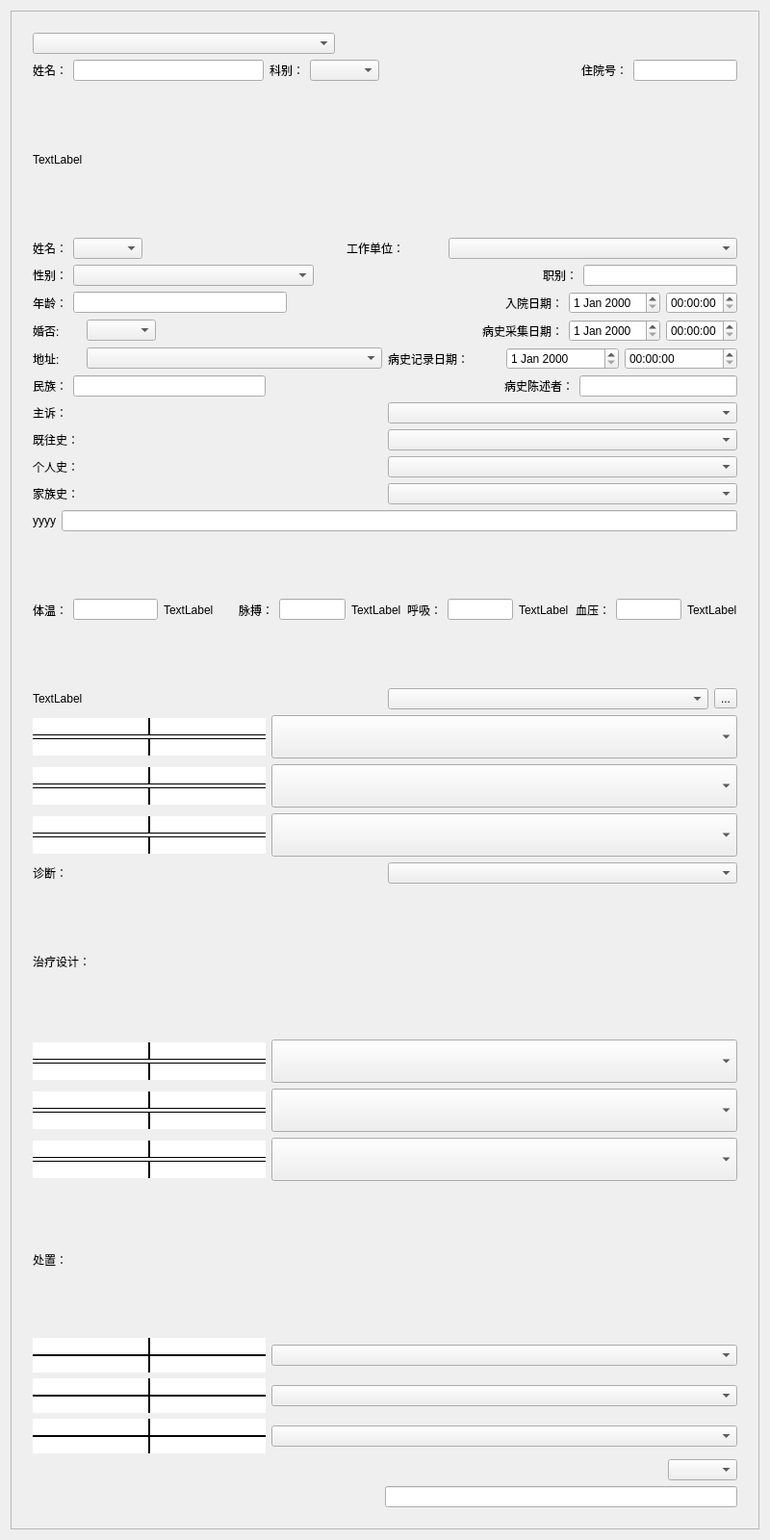
<?xml version="1.0" encoding="UTF-8"?>
<ui version="4.0">
 <class>MainWindow</class>
 <widget class="QMainWindow" name="MainWindow">
  <property name="geometry">
   <rect>
    <x>0</x>
    <y>0</y>
    <width>800</width>
    <height>1600</height>
   </rect>
  </property>
  <property name="windowTitle">
   <string>MainWindow</string>
  </property>
  <widget class="QWidget" name="centralWidget">
   <layout class="QVBoxLayout" name="verticalLayout">
    <item>
     <widget class="QScrollArea" name="scrollArea">
      <property name="widgetResizable">
       <bool>true</bool>
      </property>
      <widget class="QWidget" name="scrollAreaWidgetContents">
       <property name="geometry">
        <rect>
         <x>0</x>
         <y>0</y>
         <width>786</width>
         <height>1586</height>
        </rect>
       </property>
       <layout class="QVBoxLayout" name="verticalLayout_2">
        <item>
         <widget class="QWidget" name="widget" native="true">
          <layout class="QVBoxLayout" name="verticalLayout_3">
           <item>
            <layout class="QHBoxLayout" name="horizontalLayout_27" stretch="3,4">
             <item>
              <widget class="QComboBox" name="hos_na_cbox"/>
             </item>
             <item>
              <spacer name="horizontalSpacer_9">
               <property name="orientation">
                <enum>Qt::Horizontal</enum>
               </property>
               <property name="sizeHint" stdset="0">
                <size>
                 <width>40</width>
                 <height>20</height>
                </size>
               </property>
              </spacer>
             </item>
            </layout>
           </item>
           <item>
            <layout class="QHBoxLayout" name="horizontalLayout_20">
             <item>
              <layout class="QHBoxLayout" name="horizontalLayout_2">
               <item>
                <widget class="QLabel" name="name_lab">
                 <property name="text">
                  <string>姓名：</string>
                 </property>
                </widget>
               </item>
               <item>
                <widget class="QLineEdit" name="name_edit"/>
               </item>
              </layout>
             </item>
             <item>
              <layout class="QHBoxLayout" name="horizontalLayout">
               <item>
                <widget class="QLabel" name="division_lab">
                 <property name="maximumSize">
                  <size>
                   <width>50</width>
                   <height>16777215</height>
                  </size>
                 </property>
                 <property name="text">
                  <string>科别：</string>
                 </property>
                </widget>
               </item>
               <item>
                <widget class="QComboBox" name="division_cbox"/>
               </item>
               <item>
                <spacer name="horizontalSpacer_2">
                 <property name="orientation">
                  <enum>Qt::Horizontal</enum>
                 </property>
                 <property name="sizeHint" stdset="0">
                  <size>
                   <width>40</width>
                   <height>20</height>
                  </size>
                 </property>
                </spacer>
               </item>
              </layout>
             </item>
             <item>
              <layout class="QHBoxLayout" name="horizontalLayout_3">
               <item>
                <spacer name="horizontalSpacer">
                 <property name="orientation">
                  <enum>Qt::Horizontal</enum>
                 </property>
                 <property name="sizeHint" stdset="0">
                  <size>
                   <width>40</width>
                   <height>20</height>
                  </size>
                 </property>
                </spacer>
               </item>
               <item>
                <widget class="QLabel" name="num_lab">
                 <property name="text">
                  <string>住院号：</string>
                 </property>
                </widget>
               </item>
               <item>
                <widget class="QLineEdit" name="num_edit"/>
               </item>
              </layout>
             </item>
            </layout>
           </item>
           <item>
            <layout class="QHBoxLayout" name="horizontalLayout_28">
             <item>
              <widget class="QLabel" name="title_lab">
               <property name="text">
                <string>TextLabel</string>
               </property>
              </widget>
             </item>
            </layout>
           </item>
           <item>
            <layout class="QHBoxLayout" name="horizontalLayout_21">
             <item>
              <layout class="QHBoxLayout" name="horizontalLayout_4">
               <item>
                <widget class="QLabel" name="name2_lab">
                 <property name="maximumSize">
                  <size>
                   <width>50</width>
                   <height>16777215</height>
                  </size>
                 </property>
                 <property name="text">
                  <string>姓名：</string>
                 </property>
                </widget>
               </item>
               <item>
                <widget class="QComboBox" name="name_cbox"/>
               </item>
              </layout>
             </item>
             <item>
              <spacer name="horizontalSpacer_3">
               <property name="orientation">
                <enum>Qt::Horizontal</enum>
               </property>
               <property name="sizeHint" stdset="0">
                <size>
                 <width>40</width>
                 <height>20</height>
                </size>
               </property>
              </spacer>
             </item>
             <item>
              <layout class="QHBoxLayout" name="horizontalLayout_10">
               <item>
                <widget class="QLabel" name="job_lab">
                 <property name="minimumSize">
                  <size>
                   <width>100</width>
                   <height>0</height>
                  </size>
                 </property>
                 <property name="text">
                  <string>工作单位：</string>
                 </property>
                </widget>
               </item>
               <item>
                <widget class="QComboBox" name="job_cbox">
                 <property name="minimumSize">
                  <size>
                   <width>300</width>
                   <height>0</height>
                  </size>
                 </property>
                </widget>
               </item>
              </layout>
             </item>
            </layout>
           </item>
           <item>
            <layout class="QHBoxLayout" name="horizontalLayout_22">
             <item>
              <layout class="QHBoxLayout" name="horizontalLayout_5" stretch="1,7,2">
               <item>
                <widget class="QLabel" name="gender_lab">
                 <property name="maximumSize">
                  <size>
                   <width>50</width>
                   <height>16777215</height>
                  </size>
                 </property>
                 <property name="text">
                  <string>性别：</string>
                 </property>
                </widget>
               </item>
               <item>
                <widget class="QComboBox" name="gender_cbox"/>
               </item>
               <item>
                <spacer name="horizontalSpacer_4">
                 <property name="orientation">
                  <enum>Qt::Horizontal</enum>
                 </property>
                 <property name="sizeHint" stdset="0">
                  <size>
                   <width>40</width>
                   <height>20</height>
                  </size>
                 </property>
                </spacer>
               </item>
              </layout>
             </item>
             <item>
              <layout class="QHBoxLayout" name="horizontalLayout_11">
               <item>
                <spacer name="horizontalSpacer_5">
                 <property name="orientation">
                  <enum>Qt::Horizontal</enum>
                 </property>
                 <property name="sizeHint" stdset="0">
                  <size>
                   <width>40</width>
                   <height>20</height>
                  </size>
                 </property>
                </spacer>
               </item>
               <item>
                <widget class="QLabel" name="job_position_lab">
                 <property name="text">
                  <string>职别：</string>
                 </property>
                </widget>
               </item>
               <item>
                <widget class="QLineEdit" name="job_position_edit"/>
               </item>
              </layout>
             </item>
            </layout>
           </item>
           <item>
            <layout class="QHBoxLayout" name="horizontalLayout_23">
             <item>
              <layout class="QHBoxLayout" name="horizontalLayout_6">
               <item>
                <widget class="QLabel" name="age_lab">
                 <property name="maximumSize">
                  <size>
                   <width>50</width>
                   <height>16777215</height>
                  </size>
                 </property>
                 <property name="text">
                  <string>年龄：</string>
                 </property>
                </widget>
               </item>
               <item>
                <widget class="QLineEdit" name="age_edit"/>
               </item>
               <item>
                <spacer name="horizontalSpacer_6">
                 <property name="orientation">
                  <enum>Qt::Horizontal</enum>
                 </property>
                 <property name="sizeHint" stdset="0">
                  <size>
                   <width>40</width>
                   <height>20</height>
                  </size>
                 </property>
                </spacer>
               </item>
              </layout>
             </item>
             <item>
              <layout class="QHBoxLayout" name="horizontalLayout_12">
               <item>
                <widget class="QLabel" name="admission_lab">
                 <property name="text">
                  <string>入院日期：</string>
                 </property>
                </widget>
               </item>
               <item>
                <widget class="QDateEdit" name="admission_date"/>
               </item>
               <item>
                <widget class="QTimeEdit" name="admission_time"/>
               </item>
              </layout>
             </item>
            </layout>
           </item>
           <item>
            <layout class="QHBoxLayout" name="horizontalLayout_24">
             <item>
              <layout class="QHBoxLayout" name="horizontalLayout_7" stretch="0,0,0">
               <item>
                <widget class="QLabel" name="marry_lab">
                 <property name="minimumSize">
                  <size>
                   <width>50</width>
                   <height>0</height>
                  </size>
                 </property>
                 <property name="maximumSize">
                  <size>
                   <width>50</width>
                   <height>16777215</height>
                  </size>
                 </property>
                 <property name="text">
                  <string>婚否:</string>
                 </property>
                </widget>
               </item>
               <item>
                <widget class="QComboBox" name="marry_cbox"/>
               </item>
               <item>
                <spacer name="horizontalSpacer_7">
                 <property name="orientation">
                  <enum>Qt::Horizontal</enum>
                 </property>
                 <property name="sizeHint" stdset="0">
                  <size>
                   <width>40</width>
                   <height>20</height>
                  </size>
                 </property>
                </spacer>
               </item>
              </layout>
             </item>
             <item>
              <layout class="QHBoxLayout" name="horizontalLayout_13">
               <item>
                <widget class="QLabel" name="collection_lab">
                 <property name="text">
                  <string>病史采集日期：</string>
                 </property>
                </widget>
               </item>
               <item>
                <widget class="QDateEdit" name="collection_date"/>
               </item>
               <item>
                <widget class="QTimeEdit" name="collection_time"/>
               </item>
              </layout>
             </item>
            </layout>
           </item>
           <item>
            <layout class="QHBoxLayout" name="horizontalLayout_25">
             <item>
              <layout class="QHBoxLayout" name="horizontalLayout_8" stretch="0,0">
               <item>
                <widget class="QLabel" name="native_lab">
                 <property name="maximumSize">
                  <size>
                   <width>50</width>
                   <height>16777215</height>
                  </size>
                 </property>
                 <property name="text">
                  <string>地址:</string>
                 </property>
                </widget>
               </item>
               <item>
                <widget class="QComboBox" name="native_cbox"/>
               </item>
              </layout>
             </item>
             <item>
              <layout class="QHBoxLayout" name="horizontalLayout_14">
               <item>
                <widget class="QLabel" name="record_lab">
                 <property name="text">
                  <string>病史记录日期：</string>
                 </property>
                </widget>
               </item>
               <item>
                <widget class="QDateEdit" name="record_date"/>
               </item>
               <item>
                <widget class="QTimeEdit" name="record_time"/>
               </item>
              </layout>
             </item>
            </layout>
           </item>
           <item>
            <layout class="QHBoxLayout" name="horizontalLayout_26">
             <item>
              <layout class="QHBoxLayout" name="horizontalLayout_9">
               <item>
                <widget class="QLabel" name="nation_lab">
                 <property name="maximumSize">
                  <size>
                   <width>50</width>
                   <height>16777215</height>
                  </size>
                 </property>
                 <property name="text">
                  <string>民族：</string>
                 </property>
                </widget>
               </item>
               <item>
                <widget class="QLineEdit" name="nation_edit"/>
               </item>
              </layout>
             </item>
             <item>
              <spacer name="horizontalSpacer_8">
               <property name="orientation">
                <enum>Qt::Horizontal</enum>
               </property>
               <property name="sizeHint" stdset="0">
                <size>
                 <width>40</width>
                 <height>20</height>
                </size>
               </property>
              </spacer>
             </item>
             <item>
              <layout class="QHBoxLayout" name="horizontalLayout_15">
               <item>
                <widget class="QLabel" name="state_lab">
                 <property name="text">
                  <string>病史陈述者：</string>
                 </property>
                </widget>
               </item>
               <item>
                <widget class="QLineEdit" name="state_edit"/>
               </item>
              </layout>
             </item>
            </layout>
           </item>
           <item>
            <layout class="QHBoxLayout" name="horizontalLayout_16">
             <item>
              <widget class="QLabel" name="disease_lab">
               <property name="text">
                <string>主诉：</string>
               </property>
              </widget>
             </item>
             <item>
              <widget class="QComboBox" name="disease_cbox"/>
             </item>
            </layout>
           </item>
           <item>
            <layout class="QHBoxLayout" name="horizontalLayout_17">
             <item>
              <widget class="QLabel" name="history_lab">
               <property name="text">
                <string>既往史：</string>
               </property>
              </widget>
             </item>
             <item>
              <widget class="QComboBox" name="history_cbox"/>
             </item>
            </layout>
           </item>
           <item>
            <layout class="QHBoxLayout" name="horizontalLayout_18">
             <item>
              <widget class="QLabel" name="personal_lab">
               <property name="text">
                <string>个人史：</string>
               </property>
              </widget>
             </item>
             <item>
              <widget class="QComboBox" name="comboBox"/>
             </item>
            </layout>
           </item>
           <item>
            <layout class="QHBoxLayout" name="horizontalLayout_19">
             <item>
              <widget class="QLabel" name="family_lab">
               <property name="text">
                <string>家族史：</string>
               </property>
              </widget>
             </item>
             <item>
              <widget class="QComboBox" name="comboBox_2"/>
             </item>
            </layout>
           </item>
           <item>
            <layout class="QHBoxLayout" name="horizontalLayout_29">
             <item>
              <widget class="QLabel" name="title2_lab">
               <property name="text">
                <string>yyyy</string>
               </property>
              </widget>
             </item>
             <item>
              <widget class="QLineEdit" name="lineEdit_2"/>
             </item>
            </layout>
           </item>
           <item>
            <layout class="QHBoxLayout" name="horizontalLayout_34">
             <item>
              <layout class="QHBoxLayout" name="horizontalLayout_30">
               <item>
                <widget class="QLabel" name="tempra_lab">
                 <property name="text">
                  <string>体温：</string>
                 </property>
                </widget>
               </item>
               <item>
                <widget class="QLineEdit" name="tempra_edit"/>
               </item>
               <item>
                <widget class="QLabel" name="tempra_symbol_lab">
                 <property name="text">
                  <string>TextLabel</string>
                 </property>
                </widget>
               </item>
               <item>
                <spacer name="horizontalSpacer_10">
                 <property name="orientation">
                  <enum>Qt::Horizontal</enum>
                 </property>
                 <property name="sizeHint" stdset="0">
                  <size>
                   <width>40</width>
                   <height>20</height>
                  </size>
                 </property>
                </spacer>
               </item>
              </layout>
             </item>
             <item>
              <layout class="QHBoxLayout" name="horizontalLayout_31">
               <item>
                <widget class="QLabel" name="pulse_lab">
                 <property name="text">
                  <string>脉搏：</string>
                 </property>
                </widget>
               </item>
               <item>
                <widget class="QLineEdit" name="pulse_edit"/>
               </item>
               <item>
                <widget class="QLabel" name="pulse_symbol_lab">
                 <property name="text">
                  <string>TextLabel</string>
                 </property>
                </widget>
               </item>
              </layout>
             </item>
             <item>
              <spacer name="horizontalSpacer_11">
               <property name="orientation">
                <enum>Qt::Horizontal</enum>
               </property>
               <property name="sizeHint" stdset="0">
                <size>
                 <width>40</width>
                 <height>20</height>
                </size>
               </property>
              </spacer>
             </item>
             <item>
              <layout class="QHBoxLayout" name="horizontalLayout_32">
               <item>
                <widget class="QLabel" name="breath_lab">
                 <property name="text">
                  <string>呼吸：</string>
                 </property>
                </widget>
               </item>
               <item>
                <widget class="QLineEdit" name="breath_edit"/>
               </item>
               <item>
                <widget class="QLabel" name="breath_symbol">
                 <property name="text">
                  <string>TextLabel</string>
                 </property>
                </widget>
               </item>
              </layout>
             </item>
             <item>
              <spacer name="horizontalSpacer_12">
               <property name="orientation">
                <enum>Qt::Horizontal</enum>
               </property>
               <property name="sizeHint" stdset="0">
                <size>
                 <width>40</width>
                 <height>20</height>
                </size>
               </property>
              </spacer>
             </item>
             <item>
              <layout class="QHBoxLayout" name="horizontalLayout_33">
               <item>
                <widget class="QLabel" name="bpress_lab">
                 <property name="text">
                  <string>血压：</string>
                 </property>
                </widget>
               </item>
               <item>
                <widget class="QLineEdit" name="bpress_edit"/>
               </item>
               <item>
                <widget class="QLabel" name="bpress_symbol_lab">
                 <property name="text">
                  <string>TextLabel</string>
                 </property>
                </widget>
               </item>
              </layout>
             </item>
            </layout>
           </item>
           <item>
            <layout class="QHBoxLayout" name="horizontalLayout_37">
             <item>
              <widget class="QLabel" name="check_lab">
               <property name="text">
                <string>TextLabel</string>
               </property>
              </widget>
             </item>
             <item>
              <layout class="QHBoxLayout" name="horizontalLayout_36">
               <item>
                <widget class="QComboBox" name="chose_cbox"/>
               </item>
               <item>
                <widget class="QToolButton" name="chose_btn">
                 <property name="text">
                  <string>...</string>
                 </property>
                </widget>
               </item>
              </layout>
             </item>
            </layout>
           </item>
           <item>
            <layout class="QHBoxLayout" name="horizontalLayout_38" stretch="2,4">
             <item>
              <layout class="QGridLayout" name="gridLayout">
               <property name="spacing">
                <number>0</number>
               </property>
               <item row="0" column="0">
                <widget class="QLineEdit" name="part1_1_edit">
                 <property name="styleSheet">
                  <string notr="true">QLineEdit{border:1px solid transparent;border-right:1px solid black;
border-bottom:1px solid black;
}</string>
                 </property>
                </widget>
               </item>
               <item row="0" column="1">
                <widget class="QLineEdit" name="part1_2_edit">
                 <property name="styleSheet">
                  <string notr="true">QLineEdit{border:1px solid transparent;border-left:1px solid black;
border-bottom:1px solid black;
}</string>
                 </property>
                </widget>
               </item>
               <item row="1" column="0">
                <widget class="QLineEdit" name="part1_3_edit">
                 <property name="styleSheet">
                  <string notr="true">QLineEdit{border:1px solid transparent;border-right:1px solid black;
border-top:1px solid black;
}</string>
                 </property>
                </widget>
               </item>
               <item row="1" column="1">
                <widget class="QLineEdit" name="part1_4_edit">
                 <property name="styleSheet">
                  <string notr="true">QLineEdit{border:1px solid transparent;border-left:1px solid black;border-top:1px solid black;
}</string>
                 </property>
                </widget>
               </item>
              </layout>
             </item>
             <item>
              <widget class="QComboBox" name="check1_cbox">
               <property name="minimumSize">
                <size>
                 <width>0</width>
                 <height>45</height>
                </size>
               </property>
              </widget>
             </item>
            </layout>
           </item>
           <item>
            <layout class="QHBoxLayout" name="horizontalLayout_39" stretch="2,4">
             <item>
              <layout class="QGridLayout" name="gridLayout_2">
               <property name="spacing">
                <number>0</number>
               </property>
               <item row="0" column="0">
                <widget class="QLineEdit" name="part1_1_edit_2">
                 <property name="styleSheet">
                  <string notr="true">QLineEdit{border:1px solid transparent;border-right:1px solid black;
border-bottom:1px solid black;
}</string>
                 </property>
                </widget>
               </item>
               <item row="0" column="1">
                <widget class="QLineEdit" name="part1_2_edit_2">
                 <property name="styleSheet">
                  <string notr="true">QLineEdit{border:1px solid transparent;border-left:1px solid black;
border-bottom:1px solid black;
}</string>
                 </property>
                </widget>
               </item>
               <item row="1" column="0">
                <widget class="QLineEdit" name="part1_3_edit_2">
                 <property name="styleSheet">
                  <string notr="true">QLineEdit{border:1px solid transparent;border-right:1px solid black;
border-top:1px solid black;
}</string>
                 </property>
                </widget>
               </item>
               <item row="1" column="1">
                <widget class="QLineEdit" name="part1_4_edit_2">
                 <property name="styleSheet">
                  <string notr="true">QLineEdit{border:1px solid transparent;border-left:1px solid black;border-top:1px solid black;
}</string>
                 </property>
                </widget>
               </item>
              </layout>
             </item>
             <item>
              <widget class="QComboBox" name="check2_cbox">
               <property name="minimumSize">
                <size>
                 <width>0</width>
                 <height>45</height>
                </size>
               </property>
              </widget>
             </item>
            </layout>
           </item>
           <item>
            <layout class="QHBoxLayout" name="horizontalLayout_40" stretch="2,4">
             <item>
              <layout class="QGridLayout" name="gridLayout_3">
               <property name="spacing">
                <number>0</number>
               </property>
               <item row="0" column="0">
                <widget class="QLineEdit" name="part1_1_edit_3">
                 <property name="styleSheet">
                  <string notr="true">QLineEdit{border:1px solid transparent;border-right:1px solid black;
border-bottom:1px solid black;
}</string>
                 </property>
                </widget>
               </item>
               <item row="0" column="1">
                <widget class="QLineEdit" name="part1_2_edit_3">
                 <property name="styleSheet">
                  <string notr="true">QLineEdit{border:1px solid transparent;border-left:1px solid black;
border-bottom:1px solid black;
}</string>
                 </property>
                </widget>
               </item>
               <item row="1" column="0">
                <widget class="QLineEdit" name="part1_3_edit_3">
                 <property name="styleSheet">
                  <string notr="true">QLineEdit{border:1px solid transparent;border-right:1px solid black;
border-top:1px solid black;
}</string>
                 </property>
                </widget>
               </item>
               <item row="1" column="1">
                <widget class="QLineEdit" name="part1_4_edit_3">
                 <property name="styleSheet">
                  <string notr="true">QLineEdit{border:1px solid transparent;border-left:1px solid black;border-top:1px solid black;
}</string>
                 </property>
                </widget>
               </item>
              </layout>
             </item>
             <item>
              <widget class="QComboBox" name="check3_cbox">
               <property name="minimumSize">
                <size>
                 <width>0</width>
                 <height>45</height>
                </size>
               </property>
              </widget>
             </item>
            </layout>
           </item>
           <item>
            <layout class="QHBoxLayout" name="horizontalLayout_35">
             <item>
              <widget class="QLabel" name="diagnose_lab">
               <property name="text">
                <string>诊断：</string>
               </property>
              </widget>
             </item>
             <item>
              <widget class="QComboBox" name="diagnose_cbox"/>
             </item>
            </layout>
           </item>
           <item>
            <widget class="QLabel" name="cure_lab">
             <property name="text">
              <string>治疗设计：</string>
             </property>
            </widget>
           </item>
           <item>
            <layout class="QHBoxLayout" name="horizontalLayout_41" stretch="2,4">
             <item>
              <layout class="QGridLayout" name="gridLayout_4">
               <property name="spacing">
                <number>0</number>
               </property>
               <item row="0" column="0">
                <widget class="QLineEdit" name="part2_1_edit_1">
                 <property name="styleSheet">
                  <string notr="true">QLineEdit{border:1px solid transparent;border-right:1px solid black;
border-bottom:1px solid black;
}</string>
                 </property>
                </widget>
               </item>
               <item row="0" column="1">
                <widget class="QLineEdit" name="part2_2_edit_1">
                 <property name="styleSheet">
                  <string notr="true">QLineEdit{border:1px solid transparent;border-left:1px solid black;
border-bottom:1px solid black;
}</string>
                 </property>
                </widget>
               </item>
               <item row="1" column="0">
                <widget class="QLineEdit" name="part2_3_edit_1">
                 <property name="styleSheet">
                  <string notr="true">QLineEdit{border:1px solid transparent;border-right:1px solid black;
border-top:1px solid black;
}</string>
                 </property>
                </widget>
               </item>
               <item row="1" column="1">
                <widget class="QLineEdit" name="part2_4_edit_1">
                 <property name="styleSheet">
                  <string notr="true">QLineEdit{border:1px solid transparent;border-left:1px solid black;border-top:1px solid black;
}</string>
                 </property>
                </widget>
               </item>
              </layout>
             </item>
             <item>
              <widget class="QComboBox" name="cure1_cbox">
               <property name="minimumSize">
                <size>
                 <width>0</width>
                 <height>45</height>
                </size>
               </property>
              </widget>
             </item>
            </layout>
           </item>
           <item>
            <layout class="QHBoxLayout" name="horizontalLayout_42" stretch="2,4">
             <item>
              <layout class="QGridLayout" name="gridLayout_5">
               <property name="spacing">
                <number>0</number>
               </property>
               <item row="0" column="0">
                <widget class="QLineEdit" name="part2_1_edit_2">
                 <property name="styleSheet">
                  <string notr="true">QLineEdit{border:1px solid transparent;border-right:1px solid black;
border-bottom:1px solid black;
}</string>
                 </property>
                </widget>
               </item>
               <item row="0" column="1">
                <widget class="QLineEdit" name="part2_2_edit_2">
                 <property name="styleSheet">
                  <string notr="true">QLineEdit{border:1px solid transparent;border-left:1px solid black;
border-bottom:1px solid black;
}</string>
                 </property>
                </widget>
               </item>
               <item row="1" column="0">
                <widget class="QLineEdit" name="part2_3_edit_2">
                 <property name="styleSheet">
                  <string notr="true">QLineEdit{border:1px solid transparent;border-right:1px solid black;
border-top:1px solid black;
}</string>
                 </property>
                </widget>
               </item>
               <item row="1" column="1">
                <widget class="QLineEdit" name="part2_4_edit_2">
                 <property name="styleSheet">
                  <string notr="true">QLineEdit{border:1px solid transparent;border-left:1px solid black;border-top:1px solid black;
}</string>
                 </property>
                </widget>
               </item>
              </layout>
             </item>
             <item>
              <widget class="QComboBox" name="cure2_cbox">
               <property name="minimumSize">
                <size>
                 <width>0</width>
                 <height>45</height>
                </size>
               </property>
              </widget>
             </item>
            </layout>
           </item>
           <item>
            <layout class="QHBoxLayout" name="horizontalLayout_43" stretch="2,4">
             <item>
              <layout class="QGridLayout" name="gridLayout_6">
               <property name="spacing">
                <number>0</number>
               </property>
               <item row="0" column="0">
                <widget class="QLineEdit" name="part2_1_edit_3">
                 <property name="styleSheet">
                  <string notr="true">QLineEdit{border:1px solid transparent;border-right:1px solid black;
border-bottom:1px solid black;
}</string>
                 </property>
                </widget>
               </item>
               <item row="0" column="1">
                <widget class="QLineEdit" name="part2_2_edit_3">
                 <property name="styleSheet">
                  <string notr="true">QLineEdit{border:1px solid transparent;border-left:1px solid black;
border-bottom:1px solid black;
}</string>
                 </property>
                </widget>
               </item>
               <item row="1" column="0">
                <widget class="QLineEdit" name="part2_3_edit_3">
                 <property name="styleSheet">
                  <string notr="true">QLineEdit{border:1px solid transparent;border-right:1px solid black;
border-top:1px solid black;
}</string>
                 </property>
                </widget>
               </item>
               <item row="1" column="1">
                <widget class="QLineEdit" name="part2_4_edit_3">
                 <property name="styleSheet">
                  <string notr="true">QLineEdit{border:1px solid transparent;border-left:1px solid black;border-top:1px solid black;
}</string>
                 </property>
                </widget>
               </item>
              </layout>
             </item>
             <item>
              <widget class="QComboBox" name="cure3_cbox">
               <property name="minimumSize">
                <size>
                 <width>0</width>
                 <height>45</height>
                </size>
               </property>
              </widget>
             </item>
            </layout>
           </item>
           <item>
            <widget class="QLabel" name="method_lab">
             <property name="text">
              <string>处置：</string>
             </property>
            </widget>
           </item>
           <item>
            <layout class="QHBoxLayout" name="horizontalLayout_44" stretch="2,4">
             <item>
              <layout class="QGridLayout" name="gridLayout_7">
               <property name="spacing">
                <number>0</number>
               </property>
               <item row="0" column="0">
                <widget class="QLineEdit" name="part3_1_edit_1">
                 <property name="styleSheet">
                  <string notr="true">QLineEdit{border:1px solid transparent;border-right:1px solid black;
border-bottom:1px solid black;
}</string>
                 </property>
                </widget>
               </item>
               <item row="0" column="1">
                <widget class="QLineEdit" name="part3_2_edit_1">
                 <property name="styleSheet">
                  <string notr="true">QLineEdit{border:1px solid transparent;border-left:1px solid black;
border-bottom:1px solid black;
}</string>
                 </property>
                </widget>
               </item>
               <item row="1" column="0">
                <widget class="QLineEdit" name="part3_3_edit_1">
                 <property name="styleSheet">
                  <string notr="true">QLineEdit{border:1px solid transparent;border-right:1px solid black;
border-top:1px solid black;
}</string>
                 </property>
                </widget>
               </item>
               <item row="1" column="1">
                <widget class="QLineEdit" name="part3_4_edit_1">
                 <property name="styleSheet">
                  <string notr="true">QLineEdit{border:1px solid transparent;border-left:1px solid black;border-top:1px solid black;
}</string>
                 </property>
                </widget>
               </item>
              </layout>
             </item>
             <item>
              <widget class="QComboBox" name="method1_cbox"/>
             </item>
            </layout>
           </item>
           <item>
            <layout class="QHBoxLayout" name="horizontalLayout_45" stretch="2,4">
             <item>
              <layout class="QGridLayout" name="gridLayout_8">
               <property name="spacing">
                <number>0</number>
               </property>
               <item row="0" column="0">
                <widget class="QLineEdit" name="part3_1_edit_2">
                 <property name="styleSheet">
                  <string notr="true">QLineEdit{border:1px solid transparent;border-right:1px solid black;
border-bottom:1px solid black;
}</string>
                 </property>
                </widget>
               </item>
               <item row="0" column="1">
                <widget class="QLineEdit" name="part3_2_edit_2">
                 <property name="styleSheet">
                  <string notr="true">QLineEdit{border:1px solid transparent;border-left:1px solid black;
border-bottom:1px solid black;
}</string>
                 </property>
                </widget>
               </item>
               <item row="1" column="0">
                <widget class="QLineEdit" name="part3_3_edit_2">
                 <property name="styleSheet">
                  <string notr="true">QLineEdit{border:1px solid transparent;border-right:1px solid black;
border-top:1px solid black;
}</string>
                 </property>
                </widget>
               </item>
               <item row="1" column="1">
                <widget class="QLineEdit" name="part3_4_edit_2">
                 <property name="styleSheet">
                  <string notr="true">QLineEdit{border:1px solid transparent;border-left:1px solid black;border-top:1px solid black;
}</string>
                 </property>
                </widget>
               </item>
              </layout>
             </item>
             <item>
              <widget class="QComboBox" name="method2_cbox"/>
             </item>
            </layout>
           </item>
           <item>
            <layout class="QHBoxLayout" name="horizontalLayout_46" stretch="2,4">
             <item>
              <layout class="QGridLayout" name="gridLayout_9">
               <property name="spacing">
                <number>0</number>
               </property>
               <item row="0" column="0">
                <widget class="QLineEdit" name="part3_1_edit_3">
                 <property name="styleSheet">
                  <string notr="true">QLineEdit{border:1px solid transparent;border-right:1px solid black;
border-bottom:1px solid black;
}</string>
                 </property>
                </widget>
               </item>
               <item row="0" column="1">
                <widget class="QLineEdit" name="part3_2_edit_3">
                 <property name="styleSheet">
                  <string notr="true">QLineEdit{border:1px solid transparent;border-left:1px solid black;
border-bottom:1px solid black;
}</string>
                 </property>
                </widget>
               </item>
               <item row="1" column="0">
                <widget class="QLineEdit" name="part3_3_edit_3">
                 <property name="styleSheet">
                  <string notr="true">QLineEdit{border:1px solid transparent;border-right:1px solid black;
border-top:1px solid black;
}</string>
                 </property>
                </widget>
               </item>
               <item row="1" column="1">
                <widget class="QLineEdit" name="part3_4_edit_3">
                 <property name="styleSheet">
                  <string notr="true">QLineEdit{border:1px solid transparent;border-left:1px solid black;border-top:1px solid black;
}</string>
                 </property>
                </widget>
               </item>
              </layout>
             </item>
             <item>
              <widget class="QComboBox" name="method3_cbox"/>
             </item>
            </layout>
           </item>
           <item>
            <layout class="QHBoxLayout" name="horizontalLayout_47">
             <item>
              <spacer name="horizontalSpacer_13">
               <property name="orientation">
                <enum>Qt::Horizontal</enum>
               </property>
               <property name="sizeHint" stdset="0">
                <size>
                 <width>40</width>
                 <height>20</height>
                </size>
               </property>
              </spacer>
             </item>
             <item>
              <widget class="QComboBox" name="doc_name_cbox"/>
             </item>
            </layout>
           </item>
           <item>
            <layout class="QHBoxLayout" name="horizontalLayout_48">
             <item>
              <spacer name="horizontalSpacer_14">
               <property name="orientation">
                <enum>Qt::Horizontal</enum>
               </property>
               <property name="sizeHint" stdset="0">
                <size>
                 <width>40</width>
                 <height>20</height>
                </size>
               </property>
              </spacer>
             </item>
             <item>
              <widget class="QLineEdit" name="doc_date_edit"/>
             </item>
            </layout>
           </item>
          </layout>
         </widget>
        </item>
       </layout>
      </widget>
     </widget>
    </item>
   </layout>
  </widget>
 </widget>
 <layoutdefault spacing="6" margin="11"/>
 <resources/>
 <connections/>
</ui>
